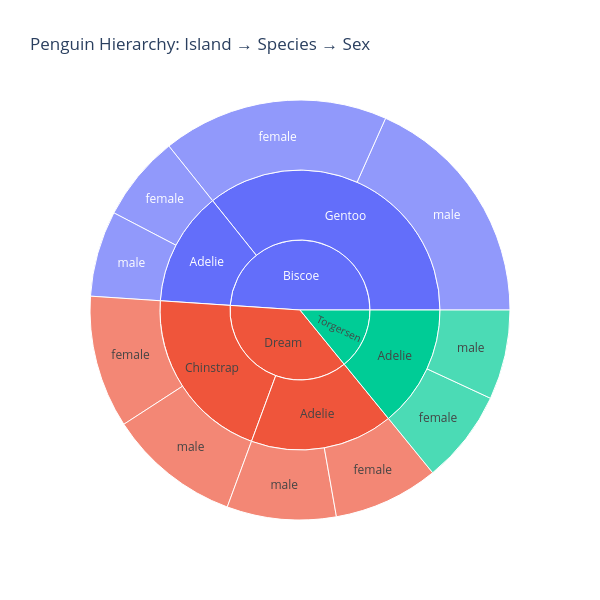

Here is the notebook cell this chart was saved with:
### Markdown cell above
<a id="d6-sunburst"></a>

### D6 · Sunburst: Hierarchy Chart

The `path` list defines the hierarchy from outermost to innermost ring. Click any segment to zoom in.

[↑ Appendix](#appendix)

### Code cell
# Count penguins per island → species → sex combination
sunburst_df = df.groupby(["island", "species", "sex"]).size().reset_index(name="count")

fig = px.sunburst(
    sunburst_df,
    path=["island", "species", "sex"],  # outermost → innermost
    values="count",
    title="Penguin Hierarchy: Island → Species → Sex",
    template="plotly_white",
    width=600,
    height=600,
)
fig.show()
# Edit: reorder path= list to change which level is outermost
# Edit: add color='count' and color_continuous_scale='Blues' to colour by size
# Edit: swap px.sunburst for px.treemap for rectangular segments instead

### Figure 1 — Plotly figure (JSON) as saved in the notebook; plotly's stock layout.template omitted (floating-point values rounded to 4 significant figures)
{"data": [{"branchvalues": "total", "domain": {"x": [0, 1], "y": [0, 1]}, "hovertemplate": "labels=%{label}<br>count=%{value}<br>parent=%{parent}<br>id=%{id}<extra></extra>", "ids": ["Biscoe/Adelie/female", "Biscoe/Adelie/male", "Biscoe/Gentoo/female", "Biscoe/Gentoo/male", "Dream/Adelie/female", "Dream/Adelie/male", "Dream/Chinstrap/female", "Dream/Chinstrap/male", "Torgersen/Adelie/female", "Torgersen/Adelie/male", "Biscoe/Adelie", "Biscoe/Gentoo", "Dream/Adelie", "Dream/Chinstrap", "Torgersen/Adelie", "Biscoe", "Dream", "Torgersen"], "labels": ["female", "male", "female", "male", "female", "male", "female", "male", "female", "male", "Adelie", "Gentoo", "Adelie", "Chinstrap", "Adelie", "Biscoe", "Dream", "Torgersen"], "name": "", "parents": ["Biscoe/Adelie", "Biscoe/Adelie", "Biscoe/Gentoo", "Biscoe/Gentoo", "Dream/Adelie", "Dream/Adelie", "Dream/Chinstrap", "Dream/Chinstrap", "Torgersen/Adelie", "Torgersen/Adelie", "Biscoe", "Biscoe", "Dream", "Dream", "Torgersen", "", "", ""], "type": "sunburst", "values": [22.0, 22.0, 58.0, 61.0, 27.0, 28.0, 34.0, 34.0, 24.0, 23.0, 44.0, 119.0, 55.0, 68.0, 47.0, 163.0, 123.0, 47.0]}], "layout": {"height": 600, "legend": {"tracegroupgap": 0}, "title": {"text": "Penguin Hierarchy: Island → Species → Sex"}, "width": 600}}
